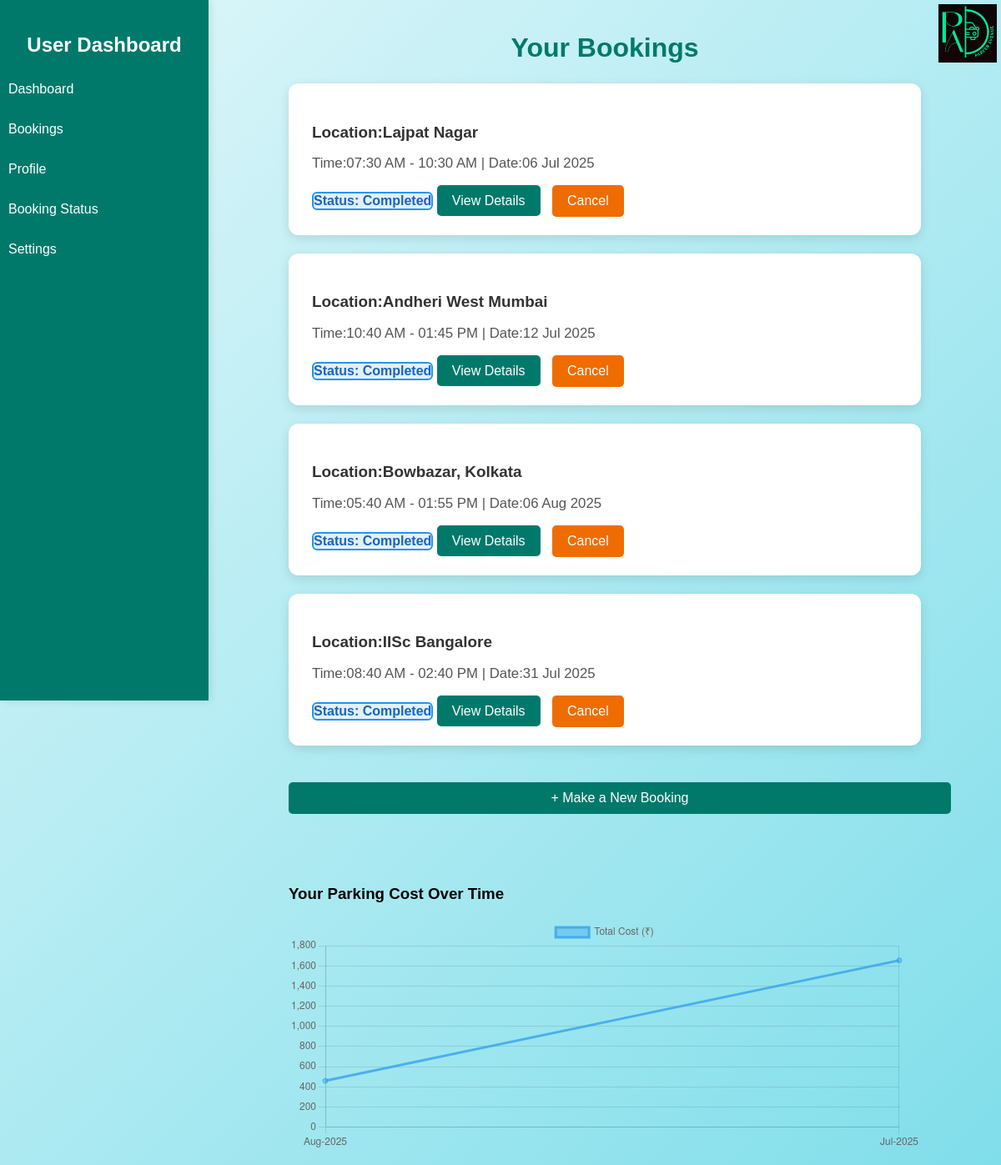
Page /user_bookings (signed in) on the committed database.
### models.py (models this page shows, shortened)
class Reservation(db.Model):
    id=db.Column(db.Integer, primary_key=True)
    spot_id=db.Column(db.Integer, db.ForeignKey('parking_spot.id'), nullable=False)
    user_id=db.Column(db.Integer, db.ForeignKey('user.id'), nullable=False)
    vehicle_id=db.Column(db.Integer, db.ForeignKey('vehicle.id'), nullable=True)
    parking_timestamp=db.Column(db.DateTime, default=datetime.utcnow)
    leaving_timestamp=db.Column(db.DateTime, nullable=True)
    cost_per_hour=db.Column(db.Float, nullable=False)
    total_cost=db.Column(db.Float, default=0.0)
    status=db.Column(db.String(20), default='Pending')

class ParkingLot(db.Model):
    id=db.Column(db.Integer, primary_key=True)
    prime_location_name=db.Column(db.String(150), nullable=False)
    price_per_hour=db.Column(db.Float, nullable=False)
    address=db.Column(db.String(200), nullable=False)
    pin_code=db.Column(db.String(12), nullable=False)
    max_spots=db.Column(db.Integer, nullable=False)
    spots=db.relationship('ParkingSpot', backref='lot', lazy=True)

### app.py (the view)
@app.route('/user_bookings')
@login_required
def user_bookings():
    user=User.query.get(session['user_id'])
    reservations=Reservation.query.filter_by(user_id=session['user_id']).all()
    lot_counts={}
    for r in reservations:
        lot_name=r.spot.lot.prime_location_name
        lot_counts[lot_name]=lot_counts.get(lot_name, 0)+1
    user_lot_names=list(lot_counts.keys())
    user_bookings_counts=list(lot_counts.values())
    cost_by_month={}
    for r in reservations:
        if r.leaving_timestamp:
            m=r.parking_timestamp.strftime('%b-%Y')
            cost_by_month[m]=cost_by_month.get(m, 0)+(r.total_cost or 0)
    months=sorted(cost_by_month.keys())
    costs=[cost_by_month[m] for m in months]
    return render_template('user_bookings.html', reservations=reservations, now=datetime.utcnow(), user=user, lot_counts=lot_counts, user_lot_names=user_lot_names,user_bookings_counts=user_bookings_counts, months=months, costs=costs)

### app.py (called while the page is built)
def login_required(f):
    @wraps(f)
    def decorated_function(*args, **kwargs):
        if 'user_id' not in session:
            flash('Please log in first', 'danger')
            return redirect(url_for('user_login'))
        return f(*args, **kwargs)
    return decorated_function

### templates/user_bookings.html (shortened to what this page needs)
<!DOCTYPE html>
<html lang="en">
<head>
</head>
<body>
  <div class="sidebar">
    <h2>User Dashboard</h2>
    <a href="{{ url_for('user_dashboard') }}">Dashboard</a>
    <a href="{{ url_for('user_bookings') }}">Bookings</a>
    <a href="{{ url_for('user_profile') }}">Profile</a>
    {% if reservations and reservations|length>0 %}
      <a href="{{ url_for('book_status', booking_id=reservations[0].id) }}">Booking Status</a>
    {% else %}
      <span><b>No bookings yet</b></span>
    {% endif %}
    <a href="{{ url_for('settings') }}">Settings</a>
  </div>
  <div class="main-content">
    <div class="logo-container">
      <img src="{{ url_for('static', filename='../static/parker_avenue_logo.png') }}" alt=" " />
    </div>
    <h1>Your Bookings</h1>
    <div class="booking-list">
      {% if reservations and reservations|length>0 %}
        {% for booking in reservations %}
          <div class="booking-card">
            <h4>Location:{{ booking.spot.lot.prime_location_name }}</h4>
            <p>
              Time:{{ booking.parking_timestamp.strftime('%I:%M %p') }}
              {% if booking.leaving_timestamp %}
                - {{ booking.leaving_timestamp.strftime('%I:%M %p') }}
              {% endif %}
              | Date:{{ booking.parking_timestamp.strftime('%d %b %Y') }}
            </p>
            {% if booking.status=="Rejected" %}
              <span class="status rejected-status">Status: Rejected</span>
            {% elif booking.status=="Cancelled" %}
              <span class="status cancelled-status">Status: Cancelled</span>
            {% elif booking.leaving_timestamp and booking.leaving_timestamp.date() < now.date() %}
              <span class="status completed-status">Status: Completed</span>
            {% else %}
              <span class="status confirmed-status">Status: Confirmed</span>
            {% endif %}
            <a class="btn" href="{{ url_for('book_status', booking_id=booking.id) }}">View Details</a>
            {% if booking.status not in ["Completed", "Cancelled", "Rejected"] %}
              <form action="{{ url_for('cancel_booking', booking_id=booking.id) }}" method="post" style="display:inline;">
                <button class="btn cancel-btn" type="submit" onclick="return confirm('Cancel this booking?');">Cancel</button>
              </form>
            {% endif %}
          </div>
        {% endfor %}
      {% else %}
        <p>No bookings found. Start by creating a new one!</p>
      {% endif %}
    </div>
    <div class="new-booking">
      <a class="btn new-booking" href="{{ url_for('booking_process') }}">+ Make a New Booking</a>
    </div>
  </div>
  <div class="chart-section">
    <h3>Your Parking Cost Over Time</h3>
    <canvas id="userCostLine" width="600" height="220"></canvas>
  </div>
  <script>
    const userMonths={{ months|tojson }};
    const userCosts={{ costs|tojson }};
    new Chart(document.getElementById('userCostLine').getContext('2d'), {
      type:'line',
      data:{
        labels: userMonths,
        datasets:[{
          label:'Total Cost (₹)',
          data:userCosts,
          fill:false,
          borderColor: 'rgba(54, 162, 235, 0.8)',
          backgroundColor: 'rgba(54, 162, 235, 0.4)',
          tension:0.1
        }]
      },
      options:{
        responsive:true,
        plugins:{
          legend:{display:true}
        },
        scales:{
          y:{beginAtZero:true}
        }
      }
    });
  </script>
</body>
</html>

### templates/user_bookings.html (style rules this page uses)
html,body { height:100%; margin:0; padding:0; }
body { min-height:100vh; background:linear-gradient(135deg, #e0f7fa, #80deea); font-family:'Arial', sans-serif; }
.sidebar { position:fixed; left:0; top: 0; width:250px; height:100vh; background-color: #00796b; color:white; padding:20px 0; box-shadow:2px 0 10px rgba(0,0,0,0.1); z-index:10; overflow-y:auto; }
.sidebar h2 { margin-bottom:20px; font-size:1.5rem; text-align:center; }
.sidebar a { display:block; color:white; text-decoration:none; padding:10px; margin-bottom:10px; transition:background-color 0.3s; }
.main-content { margin-left:250px; padding:30px 40px; max-width:950px; min-width:500px; }
.main-content h1 { color: #00796b; margin-bottom:24px; text-align:center; }
.booking-list { display:flex; flex-direction:column; gap:22px; width:100%; max-width:800px; margin:0 auto; }
.booking-card { background-color:#fff; border-radius:12px; padding:22px 28px; box-shadow:0 4px 14px rgba(0,0,0,0.11); transition:transform 0.3s; }
.booking-card h4 { color:#333; margin-bottom:10px; font-size:1.18rem; }
.booking-card p { color:#555; margin-bottom:10px; font-size:1.05rem; }
.status { font-weight:bold; padding 6px 14px; border-radius:6px; display:inline-block; font-size:1rem; }
.completed-status { background: #e3f0fd; color: #1565c0; border:2px solid #2196f3; }
.btn { background-color: #00796b; color:white; border:none; padding:10px 18px; border-radius:5px; font-size:1rem; cursor:pointer; transition:background-color 0.3s; text-decoration:none; margin-top:6px; }
.cancel-btn { background-color: #ef6c00; margin-left:10px; }
.new-booking { width:100%; max-width:800px; margin:22px auto 0 auto; text-align:center; }
.btn.new-booking { margin-top:22px; display:inline-block; }
.logo-container { position:absolute; top:5px; right:5px; text-align:right; }
.logo-container img { height:auto; width:70px; }
.chart-section { margin-left:250px; margin-top:30px; padding:20px 40px 40px; width:calc(100%-250px); max-width:950px; min-width:500px; }
@media screen and (max-width: 1200px) { .main-content, .chart-section { max-width:100vw; min-width:0; padding:18px 8vw; } }

### rows in the picture
Reservation: spot.lot.prime_location_name "Lajpat Nagar", parking_timestamp "07:30 AM", leaving_timestamp "10:30 AM", parking_timestamp "06 Jul 2025", status "Status: Completed"
Reservation: spot.lot.prime_location_name "Andheri West Mumbai", parking_timestamp "10:40 AM", leaving_timestamp "01:45 PM", parking_timestamp "12 Jul 2025", status "Status: Completed"
Reservation: spot.lot.prime_location_name "Bowbazar, Kolkata", parking_timestamp "05:40 AM", leaving_timestamp "01:55 PM", parking_timestamp "06 Aug 2025", status "Status: Completed"
Reservation: spot.lot.prime_location_name "IISc Bangalore", parking_timestamp "08:40 AM", leaving_timestamp "02:40 PM", parking_timestamp "31 Jul 2025", status "Status: Completed"

### other values in the picture
chart data {{ costs|tojson }} [458.7, 1654.0300000000002]
